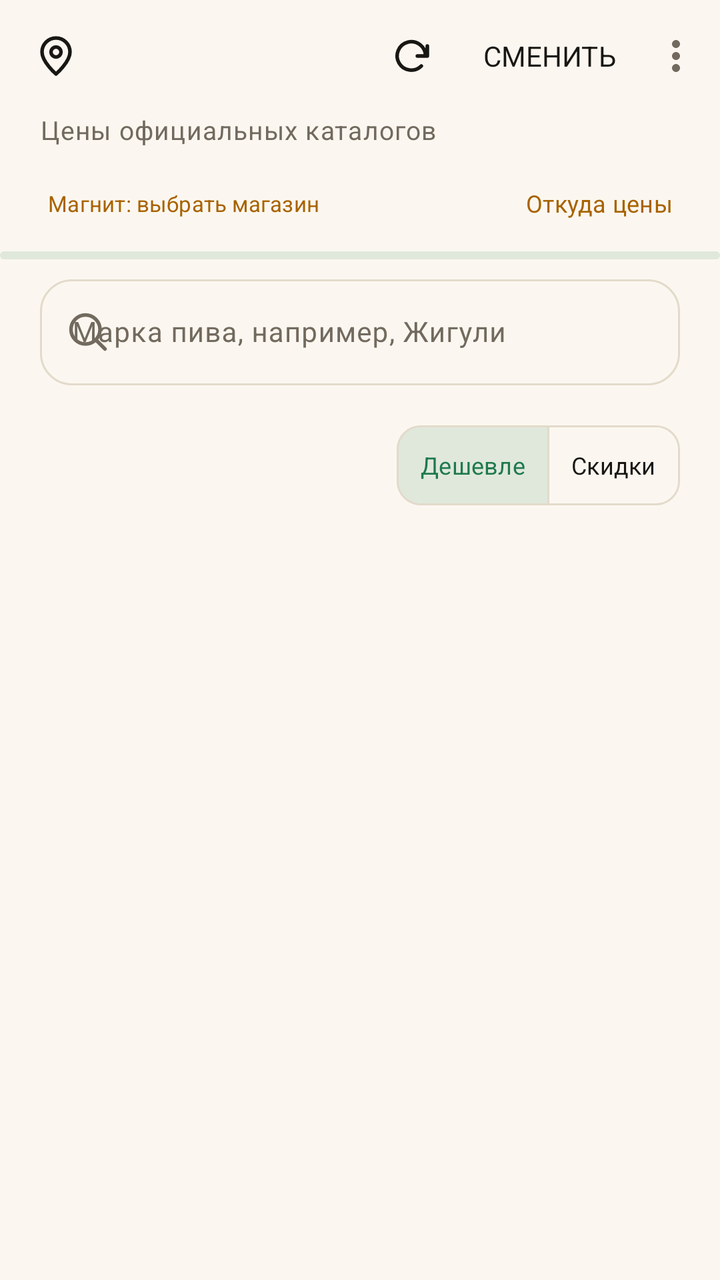
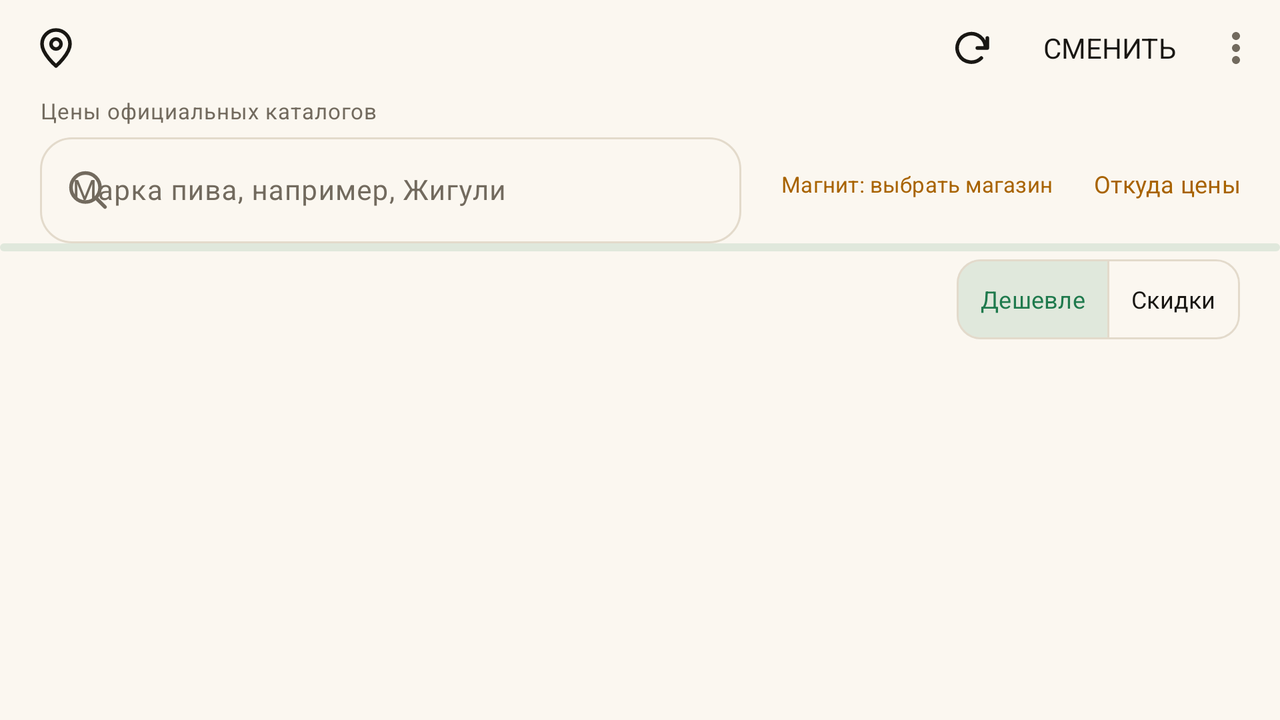

The same Android screen from two of the app's own layout files: first res/layout/ as a phone draws it, then the repository's variant for another configuration, drawn on a device whose configuration selects that folder. Both files follow.
<!-- AndroidManifest.xml: application theme Theme.Pivoskan -->
<!-- res/layout/activity_main.xml -->
<?xml version="1.0" encoding="utf-8"?>
<LinearLayout xmlns:android="http://schemas.android.com/apk/res/android"
    xmlns:app="http://schemas.android.com/apk/res-auto"
    android:id="@+id/mainRoot"
    android:layout_width="match_parent" android:layout_height="match_parent"
    android:orientation="vertical">
    <com.google.android.material.appbar.MaterialToolbar
        android:id="@+id/toolbar" android:layout_width="match_parent" android:layout_height="56dp"
        app:titleTextAppearance="@style/TextAppearance.Pivoskan.H2"
        app:titleTextColor="@color/text_primary" app:logo="@drawable/ic_pin" app:menu="@menu/menu_main" />
    <TextView android:id="@+id/snapshotLabel" android:layout_width="match_parent" android:layout_height="wrap_content"
        android:layout_marginHorizontal="20dp" android:layout_marginBottom="4dp"
        android:text="@string/demo_caption" android:textColor="@color/text_secondary"
        android:textAppearance="@style/TextAppearance.Pivoskan.Caption" />
    <LinearLayout android:layout_width="match_parent" android:layout_height="wrap_content"
        android:layout_marginHorizontal="12dp" android:orientation="horizontal" android:gravity="center_vertical">
        <com.google.android.material.button.MaterialButton android:id="@+id/storeSelector"
            style="@style/Widget.Material3.Button.TextButton" android:layout_width="0dp" android:layout_height="wrap_content"
            android:layout_weight="1" android:minHeight="48dp" android:maxLines="2" android:ellipsize="end"
            android:text="@string/store_choose" android:textSize="11sp" android:gravity="start|center_vertical" />
        <com.google.android.material.button.MaterialButton android:id="@+id/sourcesButton"
            style="@style/Widget.Material3.Button.TextButton" android:layout_width="wrap_content" android:layout_height="wrap_content"
            android:minHeight="48dp" android:text="@string/sources_title" android:textSize="12sp" />
    </LinearLayout>
    <com.google.android.material.progressindicator.LinearProgressIndicator android:id="@+id/loadingProgress"
        android:layout_width="match_parent" android:layout_height="4dp" android:indeterminate="true"
        android:layout_marginBottom="4dp" />
    <com.google.android.material.textfield.TextInputLayout
        android:id="@+id/searchLayout" style="@style/Widget.Material3.TextInputLayout.OutlinedBox"
        android:layout_width="match_parent" android:layout_height="wrap_content"
        android:layout_marginHorizontal="20dp" android:hint="@string/search_hint"
        app:boxCornerRadiusTopStart="16dp" app:boxCornerRadiusTopEnd="16dp"
        app:boxCornerRadiusBottomStart="16dp" app:boxCornerRadiusBottomEnd="16dp"
        app:startIconDrawable="@drawable/ic_search" app:endIconMode="clear_text">
        <com.google.android.material.textfield.TextInputEditText android:id="@+id/searchInput"
            android:layout_width="match_parent" android:layout_height="wrap_content"
            android:singleLine="true" android:inputType="textCapSentences" android:saveEnabled="false"
            android:imeOptions="actionSearch" android:textSize="14sp" />
    </com.google.android.material.textfield.TextInputLayout>
    <HorizontalScrollView android:layout_width="match_parent" android:layout_height="wrap_content"
        android:layout_marginTop="8dp" android:scrollbars="none" android:clipToPadding="false"
        android:paddingHorizontal="20dp">
        <com.google.android.material.chip.ChipGroup android:id="@+id/storeChips"
            android:layout_width="wrap_content" android:layout_height="wrap_content"
            app:singleLine="true" app:singleSelection="false" app:chipSpacingHorizontal="8dp" />
    </HorizontalScrollView>
    <LinearLayout android:layout_width="match_parent" android:layout_height="wrap_content"
        android:layout_marginHorizontal="20dp" android:layout_marginTop="8dp" android:layout_marginBottom="10dp"
        android:gravity="center_vertical" android:orientation="horizontal">
        <TextView android:id="@+id/resultCount" android:layout_width="0dp" android:layout_height="wrap_content"
            android:layout_weight="1" android:paddingStart="0dp" android:paddingEnd="8dp" android:textSize="12sp"
            android:textColor="@color/text_secondary" android:accessibilityLiveRegion="polite" />
        <com.google.android.material.button.MaterialButtonToggleGroup android:id="@+id/sortGroup"
            android:layout_width="wrap_content" android:layout_height="wrap_content"
            android:contentDescription="@string/sort_accessibility"
            app:singleSelection="true" app:selectionRequired="true" app:checkedButton="@id/sortCheapest">
            <com.google.android.material.button.MaterialButton android:id="@+id/sortCheapest"
                style="@style/Widget.Material3.Button.OutlinedButton"
                android:layout_width="wrap_content" android:layout_height="48dp"
                android:minWidth="0dp" android:paddingHorizontal="12dp"
                android:text="@string/sort_cheapest" android:textSize="12sp" app:cornerRadius="12dp" />
            <com.google.android.material.button.MaterialButton android:id="@+id/sortDiscount"
                style="@style/Widget.Material3.Button.OutlinedButton"
                android:layout_width="wrap_content" android:layout_height="48dp"
                android:minWidth="0dp" android:paddingHorizontal="12dp"
                android:text="@string/sort_discount" android:textSize="12sp" app:cornerRadius="12dp" />
        </com.google.android.material.button.MaterialButtonToggleGroup>
    </LinearLayout>
    <FrameLayout android:layout_width="match_parent" android:layout_height="0dp" android:layout_weight="1">
        <androidx.recyclerview.widget.RecyclerView android:id="@+id/beerList"
            android:layout_width="match_parent" android:layout_height="match_parent"
            android:paddingHorizontal="20dp" android:paddingBottom="20dp" android:clipToPadding="false" />
        <include android:id="@+id/emptyState" layout="@layout/view_empty_state" />
    </FrameLayout>
</LinearLayout>
<!-- res/layout/view_empty_state.xml (included above) -->
<?xml version="1.0" encoding="utf-8"?>
<ScrollView xmlns:android="http://schemas.android.com/apk/res/android" xmlns:app="http://schemas.android.com/apk/res-auto"
    android:layout_width="match_parent" android:layout_height="match_parent"
    android:fillViewport="true" android:visibility="gone">
    <LinearLayout android:layout_width="match_parent" android:layout_height="wrap_content"
        android:orientation="vertical" android:gravity="center" android:padding="24dp">
        <androidx.appcompat.widget.AppCompatImageView android:layout_width="56dp" android:layout_height="72dp"
            android:src="@drawable/ic_bottle" android:importantForAccessibility="no"
            android:contentDescription="@null" app:tint="@color/gold" />
        <TextView android:id="@+id/emptyTitle" android:layout_width="wrap_content" android:layout_height="wrap_content"
            android:layout_marginTop="12dp" android:text="@string/empty_title" android:gravity="center"
            android:textAppearance="@style/TextAppearance.Pivoskan.H2" android:textColor="@color/text_primary" />
        <TextView android:id="@+id/emptySubtitle" android:layout_width="match_parent" android:layout_height="wrap_content"
            android:layout_marginTop="8dp" android:text="@string/empty_subtitle" android:gravity="center"
            android:textAppearance="@style/TextAppearance.Pivoskan.Body" android:textColor="@color/text_secondary" />
        <com.google.android.material.button.MaterialButton android:id="@+id/resetButton"
            style="@style/Widget.Material3.Button.TextButton" android:layout_width="wrap_content"
            android:layout_height="wrap_content" android:minHeight="48dp"
            android:layout_marginTop="12dp" android:text="@string/reset_filters" />
    </LinearLayout>
</ScrollView>
<!-- resources referenced by this layout -->
<resources>
  <color name="gold">#A86300</color>
  <color name="text_primary">#191713</color>
  <color name="text_secondary">#726A5E</color>
  <string name="demo_caption">Цены официальных каталогов</string>
  <string name="empty_subtitle">Попробуйте другую марку или выберите больше магазинов.</string>
  <string name="empty_title">Ничего не нашлось</string>
  <string name="reset_filters">Сбросить фильтры</string>
  <string name="search_hint">Марка пива, например, Жигули</string>
  <string name="sort_accessibility">Сортировка предложений</string>
  <string name="sort_cheapest">Дешевле</string>
  <string name="sort_discount">Скидки</string>
  <string name="sources_title">Откуда цены</string>
  <string name="store_choose">Магнит: выбрать магазин</string>
  <style name="TextAppearance.Pivoskan.Body" parent="TextAppearance.Pivoskan">
          <item name="android:textSize">@dimen/type_body</item>
          <item name="lineHeight">22sp</item>
      </style>
  <style name="TextAppearance.Pivoskan.Caption" parent="TextAppearance.Pivoskan">
          <item name="android:textSize">@dimen/type_caption</item>
          <item name="android:textColor">@color/text_secondary</item>
          <item name="lineHeight">19sp</item>
      </style>
  <style name="TextAppearance.Pivoskan.H2" parent="TextAppearance.Pivoskan">
          <item name="android:textSize">@dimen/type_h2</item>
          <item name="android:fontFamily">sans-serif-medium</item>
          <item name="fontFamily">sans-serif-medium</item>
          <item name="lineHeight">26sp</item>
      </style>
  <!-- from res/values-v27/ -->
  <style name="Theme.Pivoskan" parent="Theme.Pivoskan.Base">
          <item name="android:windowLightStatusBar">true</item>
          <item name="android:windowLightNavigationBar">true</item>
      </style>
  <dimen name="type_body">15sp</dimen>
  <dimen name="type_caption">13sp</dimen>
  <dimen name="type_h2">20sp</dimen>
  <color name="on_gold">#FFFFFF</color>
  <color name="gold_container">#FFE3B8</color>
  <color name="on_gold_container">#3A2200</color>
  <color name="success">#1F7A4D</color>
  <color name="on_success">#FFFFFF</color>
  <color name="success_container">#1F1F7A4D</color>
  <color name="surface">#FFFFFF</color>
  <color name="surface_variant">#F2ECE1</color>
  <color name="outline">#E3DACB</color>
  <color name="bg">#FBF7F0</color>
  <color name="error">#BA1A1A</color>
  <color name="on_error">#FFFFFF</color>
  <style name="TextAppearance.Pivoskan.Display" parent="TextAppearance.Pivoskan">
          <item name="android:textSize">@dimen/type_display</item>
          <item name="android:textStyle">bold</item>
          <item name="android:letterSpacing">-0.025</item>
          <item name="lineHeight">39sp</item>
      </style>
  <style name="TextAppearance.Pivoskan.H1" parent="TextAppearance.Pivoskan">
          <item name="android:textSize">@dimen/type_h1</item>
          <item name="android:textStyle">bold</item>
          <item name="lineHeight">32sp</item>
      </style>
  <style name="TextAppearance.Pivoskan.Title" parent="TextAppearance.Pivoskan">
          <item name="android:textSize">@dimen/type_title</item>
          <item name="android:fontFamily">sans-serif-medium</item>
          <item name="fontFamily">sans-serif-medium</item>
          <item name="lineHeight">23sp</item>
      </style>
  <dimen name="type_display">34sp</dimen>
  <dimen name="type_h1">26sp</dimen>
  <dimen name="type_title">17sp</dimen>
  <dimen name="type_overline">11sp</dimen>
  <dimen name="button_height">56dp</dimen>
  <dimen name="space_md">12dp</dimen>
  <style name="TextAppearance.Pivoskan.Button" parent="TextAppearance.Pivoskan.Body">
          <item name="android:fontFamily">sans-serif-medium</item>
          <item name="fontFamily">sans-serif-medium</item>
      </style>
  <dimen name="radius_control">16dp</dimen>
  <dimen name="icon_size">24dp</dimen>
  <dimen name="touch_target_min">48dp</dimen>
  <dimen name="radius_card">20dp</dimen>
  <dimen name="outline_width">1dp</dimen>
  <dimen name="chip_height">36dp</dimen>
  <!-- some entries are left out for length -->
</resources>
<!-- res/layout-land/activity_main.xml (the repository's variant of the layout above) -->
<!-- drawn on the phone turned sideways -->
<?xml version='1.0' encoding='utf-8'?>
<LinearLayout xmlns:android="http://schemas.android.com/apk/res/android" xmlns:app="http://schemas.android.com/apk/res-auto" android:id="@+id/mainRoot" android:layout_width="match_parent" android:layout_height="match_parent" android:orientation="vertical">
    <com.google.android.material.appbar.MaterialToolbar android:id="@+id/toolbar" android:layout_width="match_parent" android:layout_height="48dp" app:titleTextAppearance="@style/TextAppearance.Pivoskan.H2" app:titleTextColor="@color/text_primary" app:logo="@drawable/ic_pin" app:menu="@menu/menu_main" />
    <TextView android:id="@+id/snapshotLabel" android:layout_width="match_parent" android:layout_height="wrap_content" android:layout_marginHorizontal="20dp" android:layout_marginBottom="0dp" android:text="@string/demo_caption" android:textColor="@color/text_secondary" android:textAppearance="@style/TextAppearance.Pivoskan.Caption" android:textSize="11sp" />
    <LinearLayout android:layout_width="match_parent" android:layout_height="wrap_content" android:orientation="horizontal" android:gravity="center_vertical" android:layout_marginHorizontal="12dp">
        <com.google.android.material.textfield.TextInputLayout android:id="@+id/searchLayout" style="@style/Widget.Material3.TextInputLayout.OutlinedBox" android:layout_width="0dp" android:layout_height="wrap_content" android:layout_marginHorizontal="8dp" android:hint="@string/search_hint" app:boxCornerRadiusTopStart="16dp" app:boxCornerRadiusTopEnd="16dp" app:boxCornerRadiusBottomStart="16dp" app:boxCornerRadiusBottomEnd="16dp" app:startIconDrawable="@drawable/ic_search" app:endIconMode="clear_text" android:layout_weight="1">
            <com.google.android.material.textfield.TextInputEditText android:id="@+id/searchInput" android:layout_width="match_parent" android:layout_height="wrap_content" android:singleLine="true" android:inputType="textCapSentences" android:saveEnabled="false" android:imeOptions="actionSearch" android:textSize="14sp" />
        </com.google.android.material.textfield.TextInputLayout>
        <LinearLayout android:layout_width="wrap_content" android:layout_height="wrap_content" android:layout_marginHorizontal="0dp" android:orientation="horizontal" android:gravity="center_vertical">
            <com.google.android.material.button.MaterialButton android:id="@+id/storeSelector" style="@style/Widget.Material3.Button.TextButton" android:layout_width="160dp" android:layout_height="wrap_content" android:layout_weight="0" android:minHeight="48dp" android:maxLines="2" android:ellipsize="end" android:text="@string/store_choose" android:textSize="11sp" android:gravity="start|center_vertical" />
            <com.google.android.material.button.MaterialButton android:id="@+id/sourcesButton" style="@style/Widget.Material3.Button.TextButton" android:layout_width="wrap_content" android:layout_height="wrap_content" android:minHeight="48dp" android:text="@string/sources_title" android:textSize="12sp" android:minWidth="0dp" android:paddingHorizontal="8dp" />
        </LinearLayout>
    </LinearLayout>
    <com.google.android.material.progressindicator.LinearProgressIndicator android:id="@+id/loadingProgress" android:layout_width="match_parent" android:layout_height="4dp" android:indeterminate="true" android:layout_marginBottom="0dp" />
    <HorizontalScrollView android:layout_width="match_parent" android:layout_height="wrap_content" android:layout_marginTop="0dp" android:scrollbars="none" android:clipToPadding="false" android:paddingHorizontal="20dp">
        <com.google.android.material.chip.ChipGroup android:id="@+id/storeChips" android:layout_width="wrap_content" android:layout_height="wrap_content" app:singleLine="true" app:singleSelection="false" app:chipSpacingHorizontal="8dp" />
    </HorizontalScrollView>
    <LinearLayout android:layout_width="match_parent" android:layout_height="wrap_content" android:layout_marginHorizontal="20dp" android:layout_marginTop="0dp" android:layout_marginBottom="4dp" android:gravity="center_vertical" android:orientation="horizontal">
        <TextView android:id="@+id/resultCount" android:layout_width="0dp" android:layout_height="wrap_content" android:layout_weight="1" android:paddingStart="0dp" android:paddingEnd="8dp" android:textSize="12sp" android:textColor="@color/text_secondary" android:accessibilityLiveRegion="polite" />
        <com.google.android.material.button.MaterialButtonToggleGroup android:id="@+id/sortGroup" android:layout_width="wrap_content" android:layout_height="wrap_content" android:contentDescription="@string/sort_accessibility" app:singleSelection="true" app:selectionRequired="true" app:checkedButton="@id/sortCheapest">
            <com.google.android.material.button.MaterialButton android:id="@+id/sortCheapest" style="@style/Widget.Material3.Button.OutlinedButton" android:layout_width="wrap_content" android:layout_height="48dp" android:minWidth="0dp" android:paddingHorizontal="12dp" android:text="@string/sort_cheapest" android:textSize="12sp" app:cornerRadius="12dp" />
            <com.google.android.material.button.MaterialButton android:id="@+id/sortDiscount" style="@style/Widget.Material3.Button.OutlinedButton" android:layout_width="wrap_content" android:layout_height="48dp" android:minWidth="0dp" android:paddingHorizontal="12dp" android:text="@string/sort_discount" android:textSize="12sp" app:cornerRadius="12dp" />
        </com.google.android.material.button.MaterialButtonToggleGroup>
    </LinearLayout>
    <FrameLayout android:layout_width="match_parent" android:layout_height="0dp" android:layout_weight="1">
        <androidx.recyclerview.widget.RecyclerView android:id="@+id/beerList" android:layout_width="match_parent" android:layout_height="match_parent" android:paddingHorizontal="20dp" android:paddingBottom="20dp" android:clipToPadding="false" />
        <include android:id="@+id/emptyState" layout="@layout/view_empty_state" />
    </FrameLayout>
</LinearLayout>
